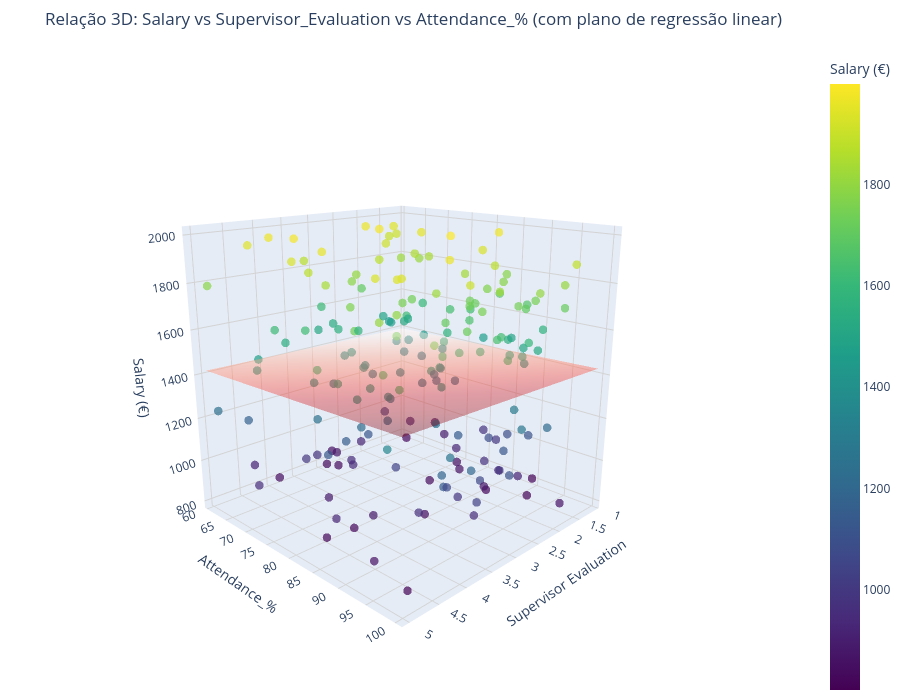

This figure's notebook cell:
### Code cell
# =============================================================================
# Opção B: Gráfico 3D interativo com plano de regressão linear múltipla
# =============================================================================

import plotly.graph_objects as go
import numpy as np
from sklearn.linear_model import LinearRegression

# Preparar dados
X = df_raw[['Supervisor_Evaluation', 'Attendance_%']].values
y = df_raw['Salary'].values

# Ajustar modelo linear múltiplo
model = LinearRegression()
model.fit(X, y)

# Criar malha para o plano
x_range = np.linspace(X[:,0].min(), X[:,0].max(), 30)
y_range = np.linspace(X[:,1].min(), X[:,1].max(), 30)
xx, yy = np.meshgrid(x_range, y_range)

# Previsões no plano
zz = model.intercept_ + model.coef_[0] * xx + model.coef_[1] * yy

# Figura interativa
fig = go.Figure()

# Pontos reais (scatter 3D)
fig.add_trace(go.Scatter3d(
    x=X[:,0], y=X[:,1], z=y,
    mode='markers',
    marker=dict(
        size=5,
        color=y,                # cor por salário (opcional: pode mudar para Attendance_%)
        colorscale='Viridis',
        opacity=0.7,
        showscale=True,
        colorbar_title='Salary (€)'
    ),
    name='Dados reais'
))

# Plano de regressão
fig.add_trace(go.Surface(
    x=xx, y=yy, z=zz,
    colorscale='Reds',
    opacity=0.4,
    showscale=False,
    name='Plano de regressão'
))

fig.update_layout(
    title='Relação 3D: Salary vs Supervisor_Evaluation vs Attendance_%\n(com plano de regressão linear)',
    scene=dict(
        xaxis_title='Supervisor Evaluation',
        yaxis_title='Attendance_%',
        zaxis_title='Salary (€)',
        bgcolor='rgba(0,0,0,0)',
        xaxis=dict(gridcolor='lightgray'),
        yaxis=dict(gridcolor='lightgray'),
        zaxis=dict(gridcolor='lightgray')
    ),
    height=700,
    margin=dict(l=0, r=0, b=0, t=50),
    scene_camera=dict(eye=dict(x=1.8, y=1.8, z=0.8))
)

# Guardar como HTML interativo (mais útil que png para 3D)
fig.write_html(
    FIGURES_UNDERSTANDING_DIR / "3d_scatter_regression_plane_salary.html"
)

# Mostrar no notebook
fig.show()

### Figure 1 — Plotly figure (JSON) as saved in the notebook; plotly's stock layout.template omitted (floating-point values rounded to 4 significant figures; data arrays with more than 128 entries replaced by an {"elided": "..."} marker saying what was removed)
{"data": [{"marker": {"color": {"elided": "200 int values"}, "colorbar": {"title": {"text": "Salary (€)"}}, "colorscale": [[0, "#440154"], [0.1111, "#482878"], [0.2222, "#3e4989"], [0.3333, "#31688e"], [0.4444, "#26828e"], [0.5556, "#1f9e89"], [0.6667, "#35b779"], [0.7778, "#6ece58"], [0.8889, "#b5de2b"], [1, "#fde725"]], "opacity": 0.7, "showscale": true, "size": 5}, "mode": "markers", "name": "Dados reais", "type": "scatter3d", "x": {"elided": "200 float values"}, "y": {"elided": "200 float values"}, "z": {"elided": "200 int values"}}, {"colorscale": [[0, "rgb(255,245,240)"], [0.125, "rgb(254,224,210)"], [0.25, "rgb(252,187,161)"], [0.375, "rgb(252,146,114)"], [0.5, "rgb(251,106,74)"], [0.625, "rgb(239,59,44)"], [0.75, "rgb(203,24,29)"], [0.875, "rgb(165,15,21)"], [1, "rgb(103,0,13)"]], "name": "Plano de regressão", "opacity": 0.4, "showscale": false, "type": "surface", "x": {"elided": "30x30 float values"}, "y": {"elided": "30x30 float values"}, "z": {"elided": "30x30 float values"}}], "layout": {"height": 700, "margin": {"b": 0, "l": 0, "r": 0, "t": 50}, "scene": {"bgcolor": "rgba(0,0,0,0)", "camera": {"eye": {"x": 1.8, "y": 1.8, "z": 0.8}}, "xaxis": {"gridcolor": "lightgray", "title": {"text": "Supervisor Evaluation"}}, "yaxis": {"gridcolor": "lightgray", "title": {"text": "Attendance_%"}}, "zaxis": {"gridcolor": "lightgray", "title": {"text": "Salary (€)"}}}, "title": {"text": "Relação 3D: Salary vs Supervisor_Evaluation vs Attendance_%\n(com plano de regressão linear)"}}}
